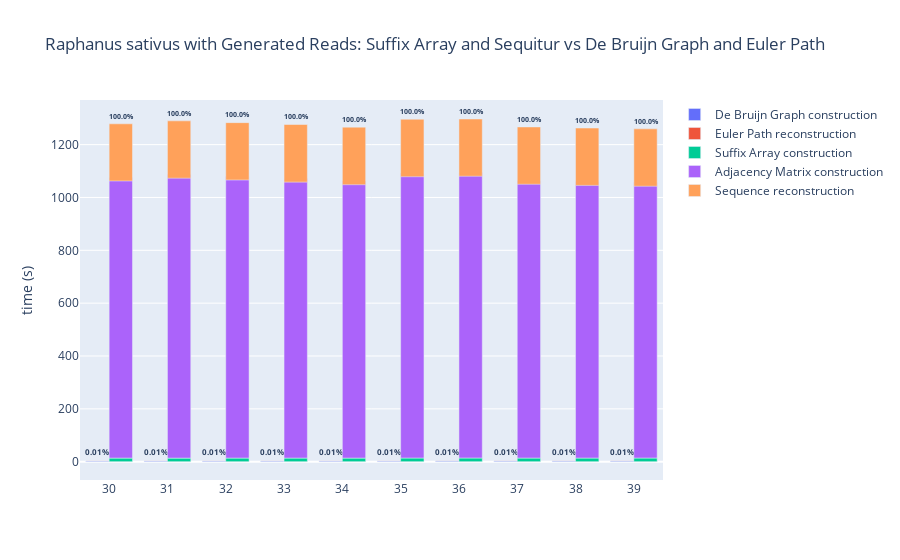

The notebook cell saved with this chart:
### Code cell
labels = list('{}'.format(i) for i in range(30,40))

fig = go.Figure(
    data=[
        go.Bar(
            name="De Bruijn Graph construction",
            x=labels,
            y=df_realseq_eul_mean['de_bruijn_graph_construction_time'],
            offsetgroup=0,
        ),
        go.Bar(
            name="Euler Path reconstruction",
            x=labels,
            y=df_realseq_eul_mean['euler_path_reconstruction_time'],
            text=list("<b>{}%</b>".format(round((1-(df_realseq_eul[df_realseq_eul['sequence']==i]['edit_distance']/df_realseq_eul[df_realseq_eul['sequence']==i]['target_sequence_length'])).mean()*100,2)) for i in range(30,40)),
            textposition='outside',offsetgroup=0,
            base=df_realseq_eul_mean['de_bruijn_graph_construction_time'],
        ),
        go.Bar(
            name="Suffix Array construction",
            x=labels,
            y=df_real_seq_mean['suffix_array_construction_time'],
            offsetgroup=1,
        ),
        go.Bar(
            name="Adjacency Matrix construction",
            x=labels,
            y=df_real_seq_mean['adjacency_matrix_construction_time'],
            offsetgroup=1,
            base=df_real_seq_mean['suffix_array_construction_time'],
        ),
        go.Bar(
            name="Sequence reconstruction",
            x=labels,
            y=df_real_seq_mean['sequence_reconstruction_time'],
            text=list("<b>{}%</b>".format(round((1-(df_real_seq[df_real_seq['sequence']==i]['edit_distance']/df_real_seq[df_real_seq['sequence']==i]['target_sequence_length'])).mean()*100,2)) for i in range(30,40)),
            textposition='outside',offsetgroup=1,
            base=df_real_seq_mean['adjacency_matrix_construction_time'],
        )
    ],
    layout=go.Layout(
        title="Raphanus sativus with Generated Reads: Suffix Array and Sequitur vs De Bruijn Graph and Euler Path",
        yaxis_title="time (s)"
    )
)
fig

### Figure 1 — Plotly figure (JSON) as saved in the notebook; plotly's stock layout.template omitted (floating-point values rounded to 4 significant figures)
{"data": [{"name": "De Bruijn Graph construction", "offsetgroup": "0", "type": "bar", "x": ["30", "31", "32", "33", "34", "35", "36", "37", "38", "39"], "y": [2.612, 2.658, 2.649, 2.662, 2.661, 2.643, 2.884, 2.8, 2.802, 2.801, 2.831, 2.582, 2.82, 2.825, 2.822, 2.851, 2.864, 2.607, 2.528, 2.516, 2.507, 2.509, 2.585, 2.691, 2.684, 2.666, 2.696, 2.672, 2.803, 2.792, 2.794, 2.817, 2.83, 2.593, 2.677, 2.567, 2.581, 2.58, 2.56, 2.654, 2.629, 2.643, 2.634, 2.647, 2.584, 2.774, 2.742, 2.74, 2.753, 2.767]}, {"base": [2.612, 2.658, 2.649, 2.662, 2.661, 2.643, 2.884, 2.8, 2.802, 2.801, 2.831, 2.582, 2.82, 2.825, 2.822, 2.851, 2.864, 2.607, 2.528, 2.516, 2.507, 2.509, 2.585, 2.691, 2.684, 2.666, 2.696, 2.672, 2.803, 2.792, 2.794, 2.817, 2.83, 2.593, 2.677, 2.567, 2.581, 2.58, 2.56, 2.654, 2.629, 2.643, 2.634, 2.647, 2.584, 2.774, 2.742, 2.74, 2.753, 2.767], "name": "Euler Path reconstruction", "offsetgroup": "0", "text": ["<b>0.01%</b>", "<b>0.01%</b>", "<b>0.01%</b>", "<b>0.01%</b>", "<b>0.01%</b>", "<b>0.01%</b>", "<b>0.01%</b>", "<b>0.01%</b>", "<b>0.01%</b>", "<b>0.01%</b>"], "textposition": "outside", "type": "bar", "x": ["30", "31", "32", "33", "34", "35", "36", "37", "38", "39"], "y": [0.3354, 0.3421, 0.3467, 0.3441, 0.3426, 0.3443, 0.366, 0.3711, 0.3766, 0.3681, 0.3794, 0.3298, 0.3759, 0.368, 0.3672, 0.3707, 0.3715, 0.3334, 0.3303, 0.3335, 0.3288, 0.3238, 0.3369, 0.3426, 0.3424, 0.3365, 0.335, 0.3452, 0.366, 0.3679, 0.3741, 0.3697, 0.3688, 0.3346, 0.3427, 0.3343, 0.3313, 0.3328, 0.3379, 0.3475, 0.3446, 0.3454, 0.3439, 0.3414, 0.3366, 0.3509, 0.3475, 0.35, 0.3459, 0.3426]}, {"name": "Suffix Array construction", "offsetgroup": "1", "type": "bar", "x": ["30", "31", "32", "33", "34", "35", "36", "37", "38", "39"], "y": [13.66, 13.54, 13.7, 13.72, 13.62, 13.91, 13.93, 13.75, 13.73, 13.86, 14.23, 13.85, 13.3, 13.64, 14.02, 14.07, 13.78, 13.58, 14.05, 13.75, 14.07, 13.5, 14.1, 13.8, 13.97, 14.33, 14.22, 13.86, 13.48, 13.7, 13.7, 14.15, 14.28, 13.92, 13.62, 13.95, 14.13, 13.99, 14.16, 13.45, 13.77, 14.27, 14.15, 13.92, 13.79, 13.54, 13.85, 14.1, 14.25, 14.04]}, {"base": [13.66, 13.54, 13.7, 13.72, 13.62, 13.91, 13.93, 13.75, 13.73, 13.86, 14.23, 13.85, 13.3, 13.64, 14.02, 14.07, 13.78, 13.58, 14.05, 13.75, 14.07, 13.5, 14.1, 13.8, 13.97, 14.33, 14.22, 13.86, 13.48, 13.7, 13.7, 14.15, 14.28, 13.92, 13.62, 13.95, 14.13, 13.99, 14.16, 13.45, 13.77, 14.27, 14.15, 13.92, 13.79, 13.54, 13.85, 14.1, 14.25, 14.04], "name": "Adjacency Matrix construction", "offsetgroup": "1", "type": "bar", "x": ["30", "31", "32", "33", "34", "35", "36", "37", "38", "39"], "y": [1062.0, 1073.0, 1066.0, 1058.0, 1048.0, 1078.0, 1080.0, 1050.0, 1046.0, 1042.0, 1075.0, 1089.0, 1037.0, 1052.0, 1058.0, 1080.0, 1049.0, 1070.0, 1072.0, 1042.0, 1067.0, 1034.0, 1076.0, 1076.0, 1081.0, 1082.0, 1073.0, 1052.0, 1042.0, 1039.0, 1042.0, 1076.0, 1104.0, 1057.0, 1054.0, 1054.0, 1071.0, 1063.0, 1077.0, 1035.0, 1039.0, 1090.0, 1070.0, 1058.0, 1053.0, 1047.0, 1046.0, 1066.0, 1065.0, 1072.0]}, {"base": [1062.0, 1073.0, 1066.0, 1058.0, 1048.0, 1078.0, 1080.0, 1050.0, 1046.0, 1042.0, 1075.0, 1089.0, 1037.0, 1052.0, 1058.0, 1080.0, 1049.0, 1070.0, 1072.0, 1042.0, 1067.0, 1034.0, 1076.0, 1076.0, 1081.0, 1082.0, 1073.0, 1052.0, 1042.0, 1039.0, 1042.0, 1076.0, 1104.0, 1057.0, 1054.0, 1054.0, 1071.0, 1063.0, 1077.0, 1035.0, 1039.0, 1090.0, 1070.0, 1058.0, 1053.0, 1047.0, 1046.0, 1066.0, 1065.0, 1072.0], "name": "Sequence reconstruction", "offsetgroup": "1", "text": ["<b>100.0%</b>", "<b>100.0%</b>", "<b>100.0%</b>", "<b>100.0%</b>", "<b>100.0%</b>", "<b>100.0%</b>", "<b>100.0%</b>", "<b>100.0%</b>", "<b>100.0%</b>", "<b>100.0%</b>"], "textposition": "outside", "type": "bar", "x": ["30", "31", "32", "33", "34", "35", "36", "37", "38", "39"], "y": [216.4, 217.0, 217.3, 218.1, 217.9, 217.5, 216.7, 217.0, 217.2, 217.2, 217.0, 216.7, 217.1, 217.7, 218.3, 219.4, 217.4, 216.7, 216.9, 217.2, 217.5, 217.3, 217.4, 217.3, 217.6, 218.3, 218.0, 218.4, 216.0, 216.5, 216.6, 216.7, 216.6, 217.7, 217.3, 218.0, 217.8, 217.8, 217.5, 216.9, 217.2, 217.6, 217.4, 217.4, 217.2, 214.9, 215.3, 215.5, 216.0, 215.7]}], "layout": {"title": {"text": "Raphanus sativus with Generated Reads: Suffix Array and Sequitur vs De Bruijn Graph and Euler Path"}, "yaxis": {"title": {"text": "time (s)"}}}}
